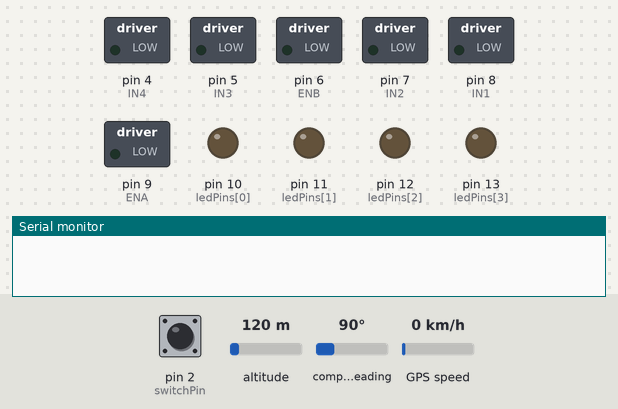
This sketch was run on a simulated Arduino Uno, built with avr-gcc and run on an emulated ATmega328P. Parts: switched loads named in the sketch (green lamp = pin HIGH), output pins drawn as LEDs (lit = HIGH), the last lines printed to the serial monitor. Dashed ring = blinking. The test bench sets the inputs (shaded band); at power-on: pin 2 (switchPin) HIGH, altitude 120 m, compass heading 90°, GPS speed 0 km/h. The GPS gets a fix after 3 s at 37.7749, -122.4194 with 8 satellites.

Above: at 1.4 s.
1.5 s: pin 2 (switchPin) pulled LOW for 3.2 s
At 4.49 s:
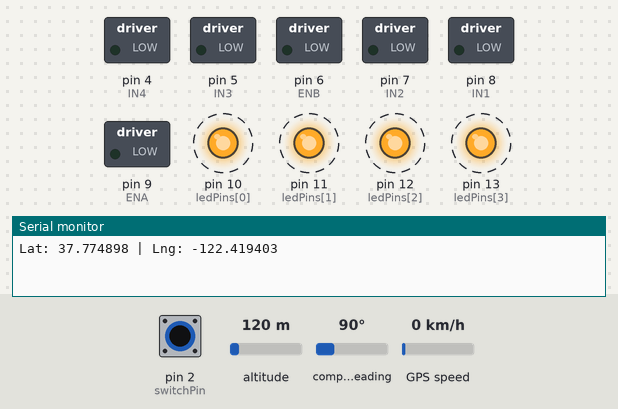
Timing chart, 0 to 6.1 s (numbered marks = the images above; inputs shaded):
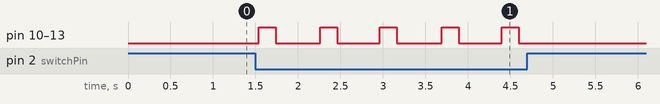

Measured:
- after the input at 1.5 s, pin 10 (ledPins[0]), pin 11 (ledPins[1]), pin 12 (ledPins[2]), pin 13 (ledPins[3]): alternates HIGH for 0.20 s and LOW for 0.51 s, 10 changes in all, then stays LOW, starting at once

The sketch:

motors_gps.ino
```cpp
#include <SoftwareSerial.h>
#include <TinyGPS++.h>

// Motor driver
int IN1 = 8, IN2 = 7, ENA = 9;
int IN3 = 5, IN4 = 4, ENB = 6;

// Switch
const int switchPin = 2;

// LED
const int ledPins[] = {10, 11, 12, 13};
const int ledCount = 4;

// GPS
SoftwareSerial gpsSerial(4, 3); // RX, TX
TinyGPSPlus gps;


const float minLat = 6.8716;
const float maxLat = 6.8726;
const float minLng = 79.8875;
const float maxLng = 79.8885;


void setup() {
  Serial.begin(9600);
  gpsSerial.begin(9600);

  // Motor pins
  pinMode(IN1, OUTPUT);
  pinMode(IN2, OUTPUT);
  pinMode(ENA, OUTPUT);
  pinMode(IN3, OUTPUT);
  pinMode(IN4, OUTPUT);
  pinMode(ENB, OUTPUT);

  // LED
  for (int i = 0; i < ledCount; i++) {
    pinMode(ledPins[i], OUTPUT);
  }

  // Switch
  pinMode(switchPin, INPUT_PULLUP);
}

void loop() {
  // Read GPS data
  while (gpsSerial.available()) {
    gps.encode(gpsSerial.read());
  }

  // Check if switch is ON (LOW = pressed)
  bool switchOn = digitalRead(switchPin) == LOW;

  if (switchOn) {
    blinkLEDs();

    // Check if GPS data is valid and updated
    if (gps.location.isUpdated()) {
      float lat = gps.location.lat();
      float lng = gps.location.lng();

      Serial.print("Lat: "); Serial.print(lat, 6);
      Serial.print(" | Lng: "); Serial.println(lng, 6);

      // Check if within safe GPS bounds
      if (lat >= minLat && lat <= maxLat && lng >= minLng && lng <= maxLng) {
        moveForward();
      } else {
        stopMotors();
      }
    }
  } else {
    stopMotors();
    turnOffLEDs();
  }

  delay(300);
}


void moveForward() {
  digitalWrite(IN1, HIGH);
  digitalWrite(IN2, LOW);
  analogWrite(ENA, 200);

  digitalWrite(IN3, HIGH);
  digitalWrite(IN4, LOW);
  analogWrite(ENB, 200);
}


void stopMotors() {
  digitalWrite(IN1, LOW);
  digitalWrite(IN2, LOW);
  digitalWrite(IN3, LOW);
  digitalWrite(IN4, LOW);
}

// Blink all 4 LEDs together
void blinkLEDs() {
  for (int i = 0; i < ledCount; i++) {
    digitalWrite(ledPins[i], HIGH);
  }
  delay(200);
  for (int i = 0; i < ledCount; i++) {
    digitalWrite(ledPins[i], LOW);
  }
  delay(200);
}

// Turn off LEDs when switch is off
void turnOffLEDs() {
  for (int i = 0; i < ledCount; i++) {
    digitalWrite(ledPins[i], LOW);
  }
}
```
